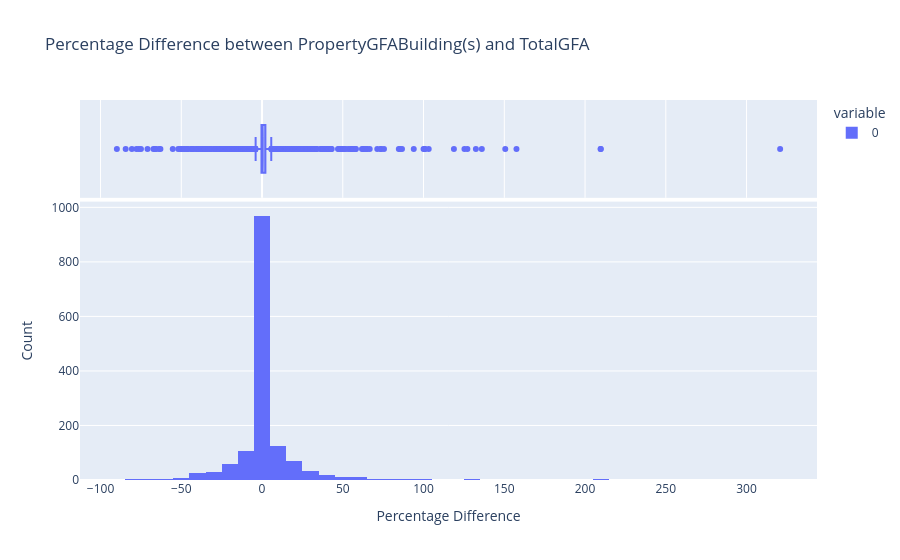

The cell this chart's notebook holds for it:
### Code cell
import pandas as pd
import numpy as np
import plotly.express as px

# Function to check if ListOfAllPropertyUseTypes equals LargestPropertyUseType
def check_all_vs_largest(df):
    temp_df = df.copy()
    discrepancies = []
    for index, row in temp_df.iterrows():
        if pd.isna(row['LargestPropertyUseType']):
            temp_df.at[index, 'LargestPropertyUseType'] = row['ListOfAllPropertyUseTypes']
        elif row['ListOfAllPropertyUseTypes'] != row['LargestPropertyUseType']:
            discrepancies.append((index, row['ListOfAllPropertyUseTypes'], row['LargestPropertyUseType']))
    if discrepancies:
        return pd.DataFrame(discrepancies, columns=['Index', 'ListOfAllPropertyUseTypes', 'LargestPropertyUseType']), temp_df
    else:
        return "No discrepancies found in ListOfAllPropertyUseTypes vs LargestPropertyUseType.", temp_df

# Function to check if PropertyGFATotal equals the sum of PropertyGFAParking and PropertyGFABuilding(s)
def check_gfa_total(df):
    temp_df = df.copy()
    discrepancies = []
    for index, row in temp_df.iterrows():
        if pd.notna(row['PropertyGFATotal']) and pd.notna(row['PropertyGFAParking']) and pd.notna(row['PropertyGFABuilding(s)']):
            # Convert relevant columns to numeric
            property_gfa_total = pd.to_numeric(row['PropertyGFATotal'], errors='coerce')
            property_gfa_parking = pd.to_numeric(row['PropertyGFAParking'], errors='coerce')
            property_gfa_building = pd.to_numeric(row['PropertyGFABuilding(s)'], errors='coerce')
            if property_gfa_total != property_gfa_parking + property_gfa_building:
                discrepancies.append((index, property_gfa_total, property_gfa_parking, property_gfa_building))
    if discrepancies:
        return pd.DataFrame(discrepancies, columns=['Index', 'PropertyGFATotal', 'PropertyGFAParking', 'PropertyGFABuilding(s)']), temp_df
    else:
        return "No discrepancies found in PropertyGFATotal.", temp_df

# Function to check if ListOfAllPropertyUseTypes contains all non-null LargestPropertyUseType, SecondLargestPropertyUseType, and ThirdLargestPropertyUseType
def check_list_of_all_property_use_types(df):
    temp_df = df.copy()
    discrepancies = []
    for index, row in temp_df.iterrows():
        # Remove "Parking" from ListOfAllPropertyUseTypes
        list_of_all_property_use_types = row['ListOfAllPropertyUseTypes'].replace('Parking, ', '').replace(', Parking', '').replace('Parking', '')
        
        property_use_types = [row['LargestPropertyUseType'], row['SecondLargestPropertyUseType'], row['ThirdLargestPropertyUseType']]
        property_use_types = [ptype for ptype in property_use_types if pd.notna(ptype) and ptype != 'Parking']
        
        # Check if all property use types are in ListOfAllPropertyUseTypes
        missing_types = [ptype for ptype in property_use_types if ptype not in list_of_all_property_use_types]
        
        if missing_types:
            discrepancies.append((index, row['ListOfAllPropertyUseTypes'], ', '.join(missing_types)))
    
    if discrepancies:
        return pd.DataFrame(discrepancies, columns=['Index', 'ListOfAllPropertyUseTypes', 'MissingTypes']), temp_df
    else:
        return "No discrepancies found in ListOfAllPropertyUseTypes.", temp_df

# Function to check if PropertyGFABuilding(s) is within ±20% of the sum of LargestPropertyUseTypeGFA, SecondLargestPropertyUseTypeGFA, and ThirdLargestPropertyUseTypeGFA
def check_gfa_building(df, std_threshold=2):
    temp_df = df.copy()
    discrepancies = []
    percentage_diffs = []
    outliers = []
    
    for index, row in temp_df.iterrows():
        # Check for "Parking" in any of the property use types and set corresponding values to 0
        if 'Parking' in [row['LargestPropertyUseType'], row['SecondLargestPropertyUseType'], row['ThirdLargestPropertyUseType']]:
            if row['LargestPropertyUseType'] == 'Parking':
                temp_df.at[index, 'LargestPropertyUseType'] = np.nan
                temp_df.at[index, 'LargestPropertyUseTypeGFA'] = 0
            if row['SecondLargestPropertyUseType'] == 'Parking':
                temp_df.at[index, 'SecondLargestPropertyUseType'] = np.nan
                temp_df.at[index, 'SecondLargestPropertyUseTypeGFA'] = 0
            if row['ThirdLargestPropertyUseType'] == 'Parking':
                temp_df.at[index, 'ThirdLargestPropertyUseType'] = np.nan
                temp_df.at[index, 'ThirdLargestPropertyUseTypeGFA'] = 0
        
        if pd.notna(temp_df.at[index, 'PropertyGFABuilding(s)']):
            # Convert relevant columns to numeric and replace NaN values with 0
            property_gfa_building = pd.to_numeric(temp_df.at[index, 'PropertyGFABuilding(s)'], errors='coerce')
            largest_gfa = pd.to_numeric(temp_df.at[index, 'LargestPropertyUseTypeGFA'], errors='coerce')
            second_largest_gfa = pd.to_numeric(temp_df.at[index, 'SecondLargestPropertyUseTypeGFA'], errors='coerce')
            third_largest_gfa = pd.to_numeric(temp_df.at[index, 'ThirdLargestPropertyUseTypeGFA'], errors='coerce')
            
            # Replace NaN values with 0
            largest_gfa = 0 if pd.isna(largest_gfa) else largest_gfa
            second_largest_gfa = 0 if pd.isna(second_largest_gfa) else second_largest_gfa
            third_largest_gfa = 0 if pd.isna(third_largest_gfa) else third_largest_gfa
            
            total_gfa = largest_gfa + second_largest_gfa + third_largest_gfa
            
            # Calculate percentage difference
            if total_gfa != 0:
                percentage_diff = ((property_gfa_building - total_gfa) / total_gfa) * 100
                percentage_diffs.append((index, percentage_diff))
                
                # Identify outliers based on the standard deviation threshold
                mean_diff = np.mean([diff for _, diff in percentage_diffs])
                std_diff = np.std([diff for _, diff in percentage_diffs])
                if abs(percentage_diff - mean_diff) > std_threshold * std_diff:
                    outliers.append((index, percentage_diff))
                else:
                    discrepancies.append((index, property_gfa_building, total_gfa))
    
    # Plot the percentage differences
    percentage_diff_values = [diff for _, diff in percentage_diffs]
    fig = px.histogram(percentage_diff_values, nbins=50, marginal="box", title="Percentage Difference between PropertyGFABuilding(s) and TotalGFA")
    fig.update_layout(xaxis_title="Percentage Difference", yaxis_title="Count")
    fig.show()
    
    # Show outliers
    outliers_df = pd.DataFrame(outliers, columns=['Index', 'Percentage Difference'])
    print("Outliers:")
    print(outliers_df)
    
    # Drop outliers from temp_df
    outlier_indices = [index for index, _ in outliers]
    temp_df = temp_df.drop(outlier_indices)
    
    if discrepancies:
        return pd.DataFrame(discrepancies, columns=['Index', 'PropertyGFABuilding(s)', 'TotalGFA']), temp_df
    else:
        return "No discrepancies found in PropertyGFABuilding(s).", temp_df

# Function to calculate BuildingTotalSurface and ratios
def calculate_surface_and_ratios(df):
    # Ensure relevant columns are numeric
    df['LargestPropertyUseTypeGFA'] = pd.to_numeric(df['LargestPropertyUseTypeGFA'], errors='coerce').fillna(0)
    df['SecondLargestPropertyUseTypeGFA'] = pd.to_numeric(df['SecondLargestPropertyUseTypeGFA'], errors='coerce').fillna(0)
    df['ThirdLargestPropertyUseTypeGFA'] = pd.to_numeric(df['ThirdLargestPropertyUseTypeGFA'], errors='coerce').fillna(0)
    
    df['BuildingTotalSurface'] = df['LargestPropertyUseTypeGFA'] + df['SecondLargestPropertyUseTypeGFA'] + df['ThirdLargestPropertyUseTypeGFA']
    
    df['LargestSurfaceRatio'] = df['LargestPropertyUseTypeGFA'] / df['BuildingTotalSurface']
    df['SecondSurfaceRatio'] = df['SecondLargestPropertyUseTypeGFA'] / df['BuildingTotalSurface']
    df['ThirdSurfaceRatio'] = df['ThirdLargestPropertyUseTypeGFA'] / df['BuildingTotalSurface']
    
    return df

# Check each case
all_vs_largest_discrepancies, temp_df_primary_vs_largest = check_all_vs_largest(df_cleaned)
gfa_total_discrepancies, temp_df_gfa_total = check_gfa_total(temp_df_primary_vs_largest)
list_of_all_property_use_types_discrepancies, temp_df_list_of_all_property_use_types = check_list_of_all_property_use_types(temp_df_gfa_total)
gfa_building_discrepancies, temp_df_gfa_building = check_gfa_building(temp_df_list_of_all_property_use_types)

# Calculate BuildingTotalSurface and ratios
temp_df_gfa_building = calculate_surface_and_ratios(temp_df_gfa_building)

# Display results
print("All vs Largest Property Use Type Discrepancies:")
print(all_vs_largest_discrepancies)

print("\nProperty GFA Total Discrepancies:")
print(gfa_total_discrepancies)

print("\nList of All Property Use Types Discrepancies:")
print(list_of_all_property_use_types_discrepancies)

print("\nGFA Building Discrepancies:")
print(gfa_building_discrepancies)

print("\nDataFrame with BuildingTotalSurface and Ratios:")
print(temp_df_gfa_building[['BuildingTotalSurface', 'LargestSurfaceRatio', 'SecondSurfaceRatio', 'ThirdSurfaceRatio']])

### Figure 1 — Plotly figure (JSON) as saved in the notebook; plotly's stock layout.template omitted (floating-point values rounded to 4 significant figures; data arrays with more than 128 entries replaced by an {"elided": "..."} marker saying what was removed)
{"data": [{"alignmentgroup": "True", "bingroup": "x", "hovertemplate": "variable=0<br>value=%{x}<br>count=%{y}<extra></extra>", "legendgroup": "0", "marker": {"color": "#636efa", "pattern": {"shape": ""}}, "name": "0", "nbinsx": 50, "offsetgroup": "0", "orientation": "v", "showlegend": true, "type": "histogram", "x": {"elided": "1510 float values"}, "xaxis": "x", "yaxis": "y"}, {"alignmentgroup": "True", "hovertemplate": "variable=0<br>value=%{x}<extra></extra>", "legendgroup": "0", "marker": {"color": "#636efa"}, "name": "0", "notched": true, "offsetgroup": "0", "showlegend": false, "type": "box", "x": {"elided": "1510 float values"}, "xaxis": "x2", "yaxis": "y2"}], "layout": {"barmode": "relative", "legend": {"title": {"text": "variable"}, "tracegroupgap": 0}, "title": {"text": "Percentage Difference between PropertyGFABuilding(s) and TotalGFA"}, "xaxis": {"anchor": "y", "domain": [0, 1], "title": {"text": "Percentage Difference"}}, "xaxis2": {"anchor": "y2", "domain": [0, 1], "matches": "x", "showgrid": true, "showticklabels": false}, "yaxis": {"anchor": "x", "domain": [0, 0.7326], "title": {"text": "Count"}}, "yaxis2": {"anchor": "x2", "domain": [0.7426, 1], "matches": "y2", "showgrid": false, "showline": false, "showticklabels": false, "ticks": ""}}}
